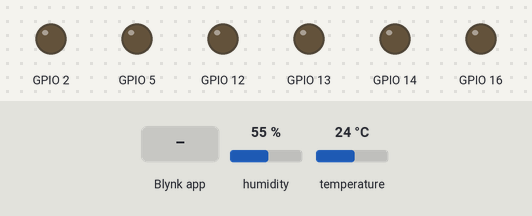
Recording of a sketch running on a simulated ESP8266 (Wemos D1 mini). On the bench: output pins drawn as LEDs (lit = HIGH). The test bench sets the inputs (shaded band); at power-on: humidity 55 %, temperature 24 °C.

Above: at 3.1 s.
3.2 s: Blynk app writes 1 to V0
At 3.8 s:
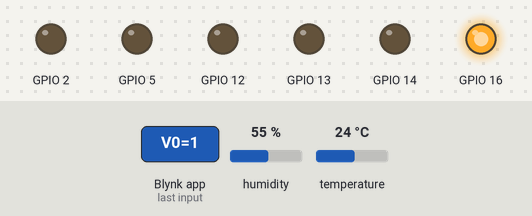
4.7 s: Blynk app writes 1 to V1
At 5.9 s:
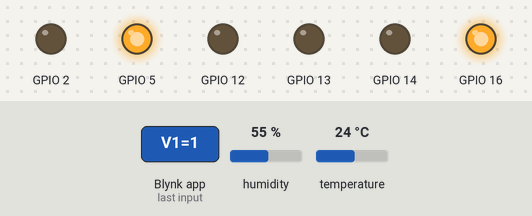
6.2 s: Blynk app writes 0 to V0
At 7.3 s:
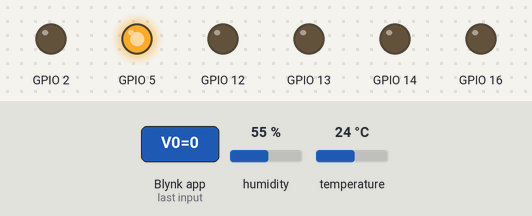
7.7 s: Blynk app writes 1 to V4
At 8.4 s:
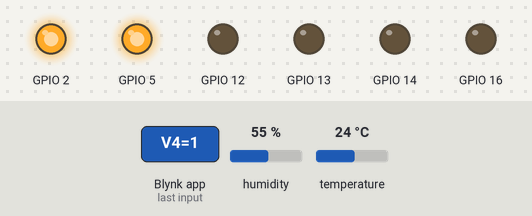
9.2 s: Blynk app writes 200 to V0
At 9.6 s:
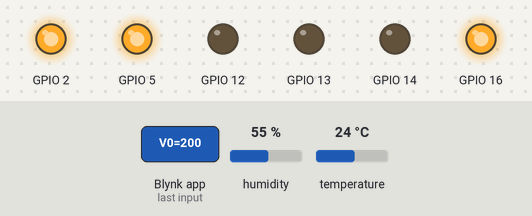
10.7 s: Blynk app writes 0 to V1
At 11.9 s:
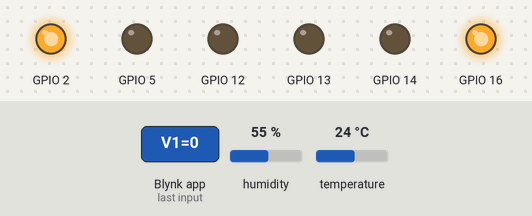
Timing chart, 0 to 13.2 s (numbered marks = the images above; inputs shaded):
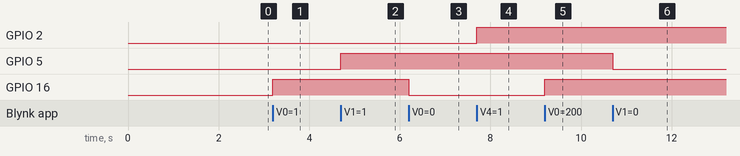

The sketch:

Smart_Inovus.ino
```cpp
#define BLYNK_TEMPLATE_ID "TMPLOQ5BdwA0"
#define BLYNK_DEVICE_NAME "Smart Inovus"

#define BLYNK_FIRMWARE_VERSION        "0.1.0"
#define BLYNK_PRINT Serial
#define APP_DEBUG

#include "BlynkEdgent.h"
#include <DHT.h>

#define DHT11_PIN 15
#define DHT11_TYPE DHT11
DHT dht(DHT11_PIN, DHT11_TYPE);

BlynkTimer timer;

BLYNK_WRITE(V0) {
  int Light01 = param.asInt();
  digitalWrite(16, Light01);
}

BLYNK_WRITE(V1) {
  int Light02 = param.asInt();
  digitalWrite(5, Light02);
}

//BLYNK_WRITE(V2) {
//  int Light03 = param.asInt();
//  digitalWrite(4, Light03);
//}
//
//BLYNK_WRITE(V3) {
//  int Light04 = param.asInt();
//  digitalWrite(0, Light04);
//}

BLYNK_WRITE(V4) {
  int Fan01 = param.asInt();
  digitalWrite(2, Fan01);
}

BLYNK_WRITE(V5) {
  int Fan02 = param.asInt();
  digitalWrite(14, Fan02);
}

BLYNK_WRITE(V6) {
  int Fan03 = param.asInt();
  digitalWrite(12, Fan03);
}

BLYNK_WRITE(V7) {
  int Fan04 = param.asInt();
  digitalWrite(13, Fan04);
}
//
//BLYNK_WRITE(V8) {
//  int Fan05 = param.asInt();
//  digitalWrite(15, Fan05);
//}

BLYNK_WRITE(V14) {
  int Light01 = param.asInt();
  int Light02 = param.asInt();
  int Fan01 = param.asInt();
  int Fan02 = param.asInt();
  int Fan03 = param.asInt();
  int Fan04 = param.asInt();
//  int Fan05 = param.asInt();
//  int Fan06 = param.asInt();

  digitalWrite(16, Light01);
  digitalWrite(5, Light02);
  digitalWrite(2, Fan01);
  digitalWrite(14, Fan02);
  digitalWrite(12, Fan03);
  digitalWrite(13, Fan04);
//  digitalWrite(15, Fan05);
}

//BLYNK_WRITE(V10) {
//  int Fan07 = param.asInt();
//  digitalWrite(1, Fan07);
//}

//BLYNK_WRITE(V11) {
//  int Fan08 = param.asInt();
//  digitalWrite(10, Fan08);
//}


void sendSensorValue () {
  float Temp = dht.readTemperature(DHT11_PIN);
  float Hum = dht.readHumidity(DHT11_PIN);

//  if (isnan(Temp) || isnan(Hum)) {
//    Serial.println("DHT Sensor value - Not Reading!");
//    return;
//  }
  Blynk.virtualWrite(V12, Temp);
  Blynk.virtualWrite(V13, Hum);
}


void setup()
{
  pinMode(16, OUTPUT);
  pinMode(5, OUTPUT);
//  pinMode(4, OUTPUT);
//  pinMode(0, OUTPUT);
  pinMode(2, OUTPUT);
  pinMode(14, OUTPUT);
  pinMode(12, OUTPUT);
  pinMode(13, OUTPUT);
//  pinMode(15, OUTPUT);
//  pinMode(3, OUTPUT);
//  pinMode(1, OUTPUT);
//  pinMode(10, OUTPUT);
//  pinMode(9, INPUT);

  Serial.begin(115200);
  delay(100);
  BlynkEdgent.begin();

  dht.begin();
  timer.setInterval(2000L, sendSensorValue);
}

void loop() {
  BlynkEdgent.run();
   timer.run();
}
```

Measured:
- after the input at 3.2 s, GPIO 16: LOW → HIGH at once
- after the input at 4.7 s, GPIO 5: LOW → HIGH at once
- after the input at 6.2 s, GPIO 16: HIGH → LOW at once
- after the input at 7.7 s, GPIO 2: LOW → HIGH at once
- after the input at 9.2 s, GPIO 16: LOW → HIGH at once
- after the input at 10.7 s, GPIO 5: HIGH → LOW at once
